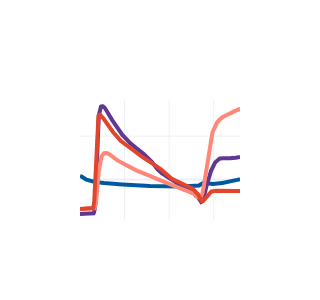

Source (notebook cell):
### Code cell
### Small TS Graphic

import plotly.express as px
import plotly.graph_objects as go

fig = go.Figure()

color = ["#0059A0","#5F3893","#FF8777","#E1462C"]

for i in range(4):
    fig.add_traces(go.Scatter(y=x[i],marker_color=color[i],line=dict(width=4)))

fig.update_layout(
    template="plotly_white",
    height=300,
    width=300,
    showlegend=False,
    
)

fig.update_yaxes(title=None, showticklabels=False)
fig.update_xaxes(title=None, showticklabels=False, zeroline = False)
fig.show()

### Figure 1 — Plotly figure (JSON) as saved in the notebook; plotly's stock layout.template omitted (floating-point values rounded to 4 significant figures; data arrays with more than 128 entries replaced by an {"elided": "..."} marker saying what was removed)
{"data": [{"line": {"width": 4}, "marker": {"color": "#0059A0"}, "type": "scatter", "y": {"elided": "719 float values"}}, {"line": {"width": 4}, "marker": {"color": "#5F3893"}, "type": "scatter", "y": {"elided": "719 float values"}}, {"line": {"width": 4}, "marker": {"color": "#FF8777"}, "type": "scatter", "y": {"elided": "719 float values"}}, {"line": {"width": 4}, "marker": {"color": "#E1462C"}, "type": "scatter", "y": {"elided": "719 float values"}}], "layout": {"height": 300, "showlegend": false, "width": 300, "xaxis": {"showticklabels": false, "title": {}, "zeroline": false}, "yaxis": {"showticklabels": false, "title": {}}}}
